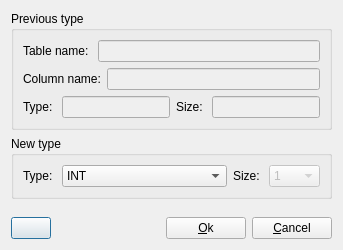
<?xml version="1.0" encoding="UTF-8"?>
<ui version="4.0">
 <class>RetypeColumnDialogForm</class>
 <widget class="QDialog" name="RetypeColumnDialogForm">
  <property name="geometry">
   <rect>
    <x>0</x>
    <y>0</y>
    <width>265</width>
    <height>250</height>
   </rect>
  </property>
  <property name="windowTitle">
   <string>Change column data type</string>
  </property>
  <layout class="QGridLayout" name="gridLayout_3">
   <item row="0" column="0">
    <layout class="QVBoxLayout" name="verticalLayout_2">
     <item>
      <widget class="QGroupBox" name="groupBox">
       <property name="title">
        <string>Previous type</string>
       </property>
       <layout class="QGridLayout" name="gridLayout">
        <item row="0" column="0">
         <layout class="QVBoxLayout" name="verticalLayout">
          <item>
           <layout class="QHBoxLayout" name="horizontalLayout">
            <item>
             <widget class="QLabel" name="label">
              <property name="text">
               <string>Table name: </string>
              </property>
             </widget>
            </item>
            <item>
             <widget class="QLineEdit" name="m_tableNameLineEdit">
              <property name="enabled">
               <bool>false</bool>
              </property>
             </widget>
            </item>
           </layout>
          </item>
          <item>
           <layout class="QHBoxLayout" name="horizontalLayout_2">
            <item>
             <widget class="QLabel" name="label_2">
              <property name="text">
               <string>Column name:</string>
              </property>
             </widget>
            </item>
            <item>
             <widget class="QLineEdit" name="m_columnNameLineEdit">
              <property name="enabled">
               <bool>false</bool>
              </property>
             </widget>
            </item>
           </layout>
          </item>
          <item>
           <layout class="QHBoxLayout" name="horizontalLayout_3">
            <item>
             <widget class="QLabel" name="label_3">
              <property name="text">
               <string>Type: </string>
              </property>
             </widget>
            </item>
            <item>
             <widget class="QLineEdit" name="m_typeLineEdit">
              <property name="enabled">
               <bool>false</bool>
              </property>
              <property name="sizePolicy">
               <sizepolicy hsizetype="MinimumExpanding" vsizetype="Fixed">
                <horstretch>0</horstretch>
                <verstretch>0</verstretch>
               </sizepolicy>
              </property>
             </widget>
            </item>
            <item>
             <widget class="QLabel" name="label_4">
              <property name="text">
               <string>Size: </string>
              </property>
             </widget>
            </item>
            <item>
             <widget class="QLineEdit" name="m_sizeLineEdit">
              <property name="enabled">
               <bool>false</bool>
              </property>
              <property name="sizePolicy">
               <sizepolicy hsizetype="MinimumExpanding" vsizetype="Fixed">
                <horstretch>0</horstretch>
                <verstretch>0</verstretch>
               </sizepolicy>
              </property>
             </widget>
            </item>
           </layout>
          </item>
         </layout>
        </item>
       </layout>
      </widget>
     </item>
     <item>
      <widget class="QGroupBox" name="groupBox_2">
       <property name="title">
        <string>New type</string>
       </property>
       <layout class="QGridLayout" name="gridLayout_2">
        <item row="0" column="0">
         <layout class="QHBoxLayout" name="horizontalLayout_4">
          <item>
           <widget class="QLabel" name="label_5">
            <property name="text">
             <string>Type: </string>
            </property>
           </widget>
          </item>
          <item>
           <widget class="QComboBox" name="m_typeComboBox">
            <property name="sizePolicy">
             <sizepolicy hsizetype="MinimumExpanding" vsizetype="Fixed">
              <horstretch>0</horstretch>
              <verstretch>0</verstretch>
             </sizepolicy>
            </property>
            <item>
             <property name="text">
              <string>INT</string>
             </property>
            </item>
            <item>
             <property name="text">
              <string>REAL</string>
             </property>
            </item>
            <item>
             <property name="text">
              <string>STRING</string>
             </property>
            </item>
            <item>
             <property name="text">
              <string>DATETIME</string>
             </property>
            </item>
           </widget>
          </item>
          <item>
           <widget class="QLabel" name="label_6">
            <property name="text">
             <string>Size: </string>
            </property>
           </widget>
          </item>
          <item>
           <widget class="QComboBox" name="m_sizeComboBox">
            <property name="enabled">
             <bool>false</bool>
            </property>
            <property name="sizePolicy">
             <sizepolicy hsizetype="Minimum" vsizetype="Fixed">
              <horstretch>0</horstretch>
              <verstretch>0</verstretch>
             </sizepolicy>
            </property>
            <item>
             <property name="text">
              <string>1</string>
             </property>
            </item>
            <item>
             <property name="text">
              <string>5</string>
             </property>
            </item>
            <item>
             <property name="text">
              <string>10</string>
             </property>
            </item>
            <item>
             <property name="text">
              <string>15</string>
             </property>
            </item>
            <item>
             <property name="text">
              <string>20</string>
             </property>
            </item>
            <item>
             <property name="text">
              <string>25</string>
             </property>
            </item>
            <item>
             <property name="text">
              <string>30</string>
             </property>
            </item>
            <item>
             <property name="text">
              <string>50</string>
             </property>
            </item>
            <item>
             <property name="text">
              <string>100</string>
             </property>
            </item>
            <item>
             <property name="text">
              <string>150</string>
             </property>
            </item>
            <item>
             <property name="text">
              <string>200</string>
             </property>
            </item>
            <item>
             <property name="text">
              <string>255</string>
             </property>
            </item>
           </widget>
          </item>
         </layout>
        </item>
       </layout>
      </widget>
     </item>
     <item>
      <spacer name="verticalSpacer">
       <property name="orientation">
        <enum>Qt::Vertical</enum>
       </property>
       <property name="sizeHint" stdset="0">
        <size>
         <width>20</width>
         <height>40</height>
        </size>
       </property>
      </spacer>
     </item>
     <item>
      <layout class="QHBoxLayout" name="horizontalLayout_5">
       <item>
        <widget class="te::qt::widgets::HelpPushButton" name="m_helpPushButton">
        </widget>
       </item>
       <item>
        <spacer name="horizontalSpacer">
         <property name="orientation">
          <enum>Qt::Horizontal</enum>
         </property>
         <property name="sizeHint" stdset="0">
          <size>
           <width>40</width>
           <height>20</height>
          </size>
         </property>
        </spacer>
       </item>
       <item>
        <widget class="QPushButton" name="m_okPushButton">
         <property name="text">
          <string>&amp;Ok</string>
         </property>
        </widget>
       </item>
       <item>
        <widget class="QPushButton" name="m_cancelPushButton">
         <property name="text">
          <string>&amp;Cancel</string>
         </property>
        </widget>
       </item>
      </layout>
     </item>
    </layout>
   </item>
  </layout>
 </widget>
 <customwidgets>
  <customwidget>
   <class>te::qt::widgets::HelpPushButton</class>
   <extends>QPushButton</extends>
   <header>terralib/qt/widgets/help/HelpPushButton.h</header>
  </customwidget>
 </customwidgets>
 <resources/>
 <connections/>
</ui>
